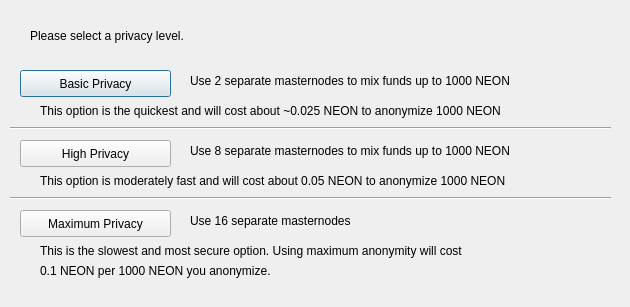
<?xml version="1.0" encoding="UTF-8"?>
<ui version="4.0">
 <class>DarksendConfig</class>
 <widget class="QDialog" name="DarksendConfig">
  <property name="geometry">
   <rect>
    <x>0</x>
    <y>0</y>
    <width>630</width>
    <height>307</height>
   </rect>
  </property>
  <property name="windowTitle">
   <string>Configure PrivateSend</string>
  </property>
  <widget class="QPushButton" name="buttonBasic">
   <property name="geometry">
    <rect>
     <x>20</x>
     <y>70</y>
     <width>151</width>
     <height>27</height>
    </rect>
   </property>
   <property name="text">
    <string>Basic Privacy</string>
   </property>
  </widget>
  <widget class="QPushButton" name="buttonHigh">
   <property name="geometry">
    <rect>
     <x>20</x>
     <y>140</y>
     <width>151</width>
     <height>27</height>
    </rect>
   </property>
   <property name="text">
    <string>High Privacy</string>
   </property>
  </widget>
  <widget class="QPushButton" name="buttonMax">
   <property name="geometry">
    <rect>
     <x>20</x>
     <y>210</y>
     <width>151</width>
     <height>27</height>
    </rect>
   </property>
   <property name="text">
    <string>Maximum Privacy</string>
   </property>
  </widget>
  <widget class="QLabel" name="label">
   <property name="geometry">
    <rect>
     <x>30</x>
     <y>20</y>
     <width>571</width>
     <height>31</height>
    </rect>
   </property>
   <property name="text">
    <string>Please select a privacy level.</string>
   </property>
  </widget>
  <widget class="QLabel" name="label_2">
   <property name="geometry">
    <rect>
     <x>190</x>
     <y>70</y>
     <width>421</width>
     <height>21</height>
    </rect>
   </property>
   <property name="text">
    <string>Use 2 separate masternodes to mix funds up to 1000 NEON</string>
   </property>
  </widget>
  <widget class="QLabel" name="label_3">
   <property name="geometry">
    <rect>
     <x>190</x>
     <y>140</y>
     <width>411</width>
     <height>21</height>
    </rect>
   </property>
   <property name="text">
    <string>Use 8 separate masternodes to mix funds up to 1000 NEON</string>
   </property>
  </widget>
  <widget class="QLabel" name="label_4">
   <property name="geometry">
    <rect>
     <x>190</x>
     <y>210</y>
     <width>421</width>
     <height>21</height>
    </rect>
   </property>
   <property name="text">
    <string>Use 16 separate masternodes</string>
   </property>
  </widget>
  <widget class="QLabel" name="label_6">
   <property name="geometry">
    <rect>
     <x>40</x>
     <y>100</y>
     <width>561</width>
     <height>21</height>
    </rect>
   </property>
   <property name="text">
    <string>This option is the quickest and will cost about ~0.025 NEON to anonymize 1000 NEON</string>
   </property>
  </widget>
  <widget class="QLabel" name="label_7">
   <property name="geometry">
    <rect>
     <x>40</x>
     <y>170</y>
     <width>561</width>
     <height>21</height>
    </rect>
   </property>
   <property name="text">
    <string>This option is moderately fast and will cost about 0.05 NEON to anonymize 1000 NEON</string>
   </property>
  </widget>
  <widget class="QLabel" name="label_8">
   <property name="geometry">
    <rect>
     <x>40</x>
     <y>240</y>
     <width>561</width>
     <height>21</height>
    </rect>
   </property>
   <property name="text">
    <string>This is the slowest and most secure option. Using maximum anonymity will cost</string>
   </property>
  </widget>
  <widget class="QLabel" name="label_9">
   <property name="geometry">
    <rect>
     <x>40</x>
     <y>260</y>
     <width>561</width>
     <height>21</height>
    </rect>
   </property>
   <property name="text">
    <string>0.1 NEON per 1000 NEON you anonymize.</string>
   </property>
  </widget>
  <widget class="Line" name="line">
   <property name="geometry">
    <rect>
     <x>10</x>
     <y>120</y>
     <width>601</width>
     <height>16</height>
    </rect>
   </property>
   <property name="orientation">
    <enum>Qt::Horizontal</enum>
   </property>
  </widget>
  <widget class="Line" name="line_2">
   <property name="geometry">
    <rect>
     <x>10</x>
     <y>190</y>
     <width>601</width>
     <height>16</height>
    </rect>
   </property>
   <property name="orientation">
    <enum>Qt::Horizontal</enum>
   </property>
  </widget>
 </widget>
 <resources/>
 <connections/>
</ui>
